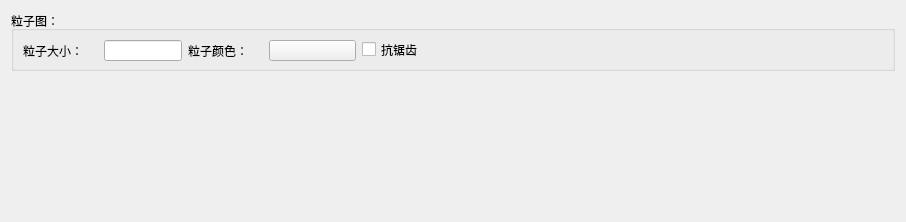
<?xml version="1.0" encoding="UTF-8"?>
<ui version="4.0">
 <class>ParticleConfigWidget</class>
 <widget class="QWidget" name="ParticleConfigWidget">
  <property name="geometry">
   <rect>
    <x>0</x>
    <y>0</y>
    <width>906</width>
    <height>222</height>
   </rect>
  </property>
  <property name="windowTitle">
   <string>Form</string>
  </property>
  <layout class="QGridLayout" name="gridLayout">
   <item row="0" column="0">
    <widget class="QGroupBox" name="groupBox_2">
     <property name="minimumSize">
      <size>
       <width>0</width>
       <height>60</height>
      </size>
     </property>
     <property name="maximumSize">
      <size>
       <width>16777215</width>
       <height>60</height>
      </size>
     </property>
     <property name="title">
      <string>粒子图：</string>
     </property>
     <layout class="QGridLayout" name="gridLayout_2">
      <item row="0" column="0">
       <layout class="QHBoxLayout" name="horizontalLayout_3">
        <item>
         <widget class="QLabel" name="label_4">
          <property name="minimumSize">
           <size>
            <width>75</width>
            <height>21</height>
           </size>
          </property>
          <property name="maximumSize">
           <size>
            <width>75</width>
            <height>21</height>
           </size>
          </property>
          <property name="text">
           <string>粒子大小：</string>
          </property>
         </widget>
        </item>
        <item>
         <widget class="QLineEdit" name="partcleEdit">
          <property name="minimumSize">
           <size>
            <width>78</width>
            <height>21</height>
           </size>
          </property>
          <property name="maximumSize">
           <size>
            <width>78</width>
            <height>21</height>
           </size>
          </property>
         </widget>
        </item>
        <item>
         <widget class="QLabel" name="label_5">
          <property name="minimumSize">
           <size>
            <width>75</width>
            <height>21</height>
           </size>
          </property>
          <property name="maximumSize">
           <size>
            <width>75</width>
            <height>21</height>
           </size>
          </property>
          <property name="text">
           <string>粒子颜色：</string>
          </property>
         </widget>
        </item>
        <item>
         <widget class="QPushButton" name="partcleColor">
          <property name="minimumSize">
           <size>
            <width>87</width>
            <height>21</height>
           </size>
          </property>
          <property name="maximumSize">
           <size>
            <width>87</width>
            <height>21</height>
           </size>
          </property>
          <property name="text">
           <string/>
          </property>
         </widget>
        </item>
        <item>
         <widget class="QCheckBox" name="partclecheckBox">
          <property name="text">
           <string>抗锯齿</string>
          </property>
         </widget>
        </item>
        <item>
         <spacer name="horizontalSpacer_2">
          <property name="orientation">
           <enum>Qt::Horizontal</enum>
          </property>
          <property name="sizeHint" stdset="0">
           <size>
            <width>40</width>
            <height>20</height>
           </size>
          </property>
         </spacer>
        </item>
       </layout>
      </item>
     </layout>
    </widget>
   </item>
   <item row="1" column="0">
    <spacer name="verticalSpacer">
     <property name="orientation">
      <enum>Qt::Vertical</enum>
     </property>
     <property name="sizeHint" stdset="0">
      <size>
       <width>20</width>
       <height>135</height>
      </size>
     </property>
    </spacer>
   </item>
  </layout>
 </widget>
 <resources/>
 <connections/>
</ui>
